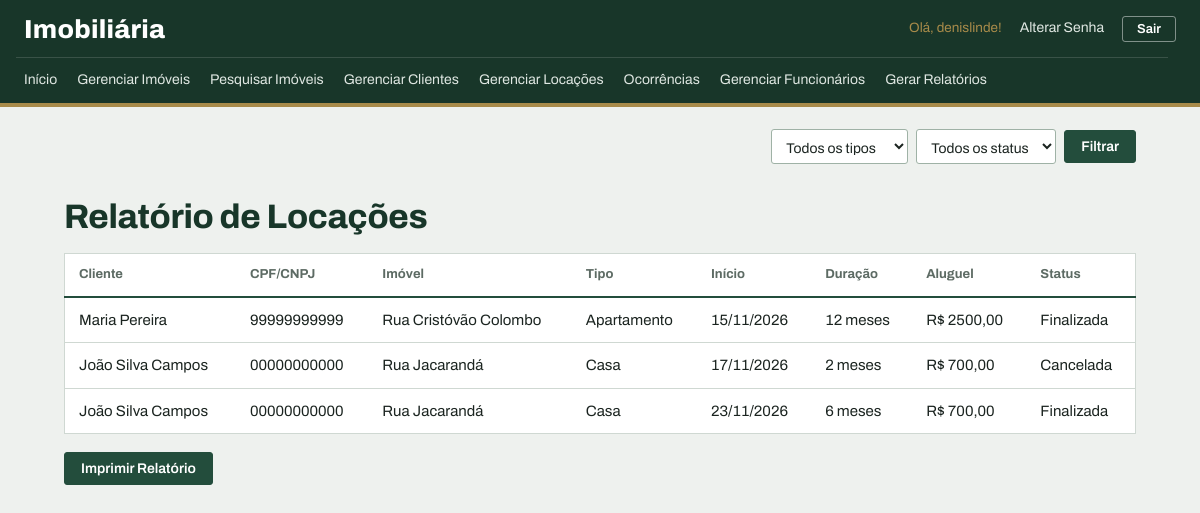
Screenshot of /relatorio/ (signed in) with the database file from the repository.
### meu_app/models.py (models this page shows, shortened)
class Locacao(models.Model):
    cliente = models.ForeignKey(Cliente, on_delete=models.PROTECT)
    imovel = models.ForeignKey(
        Imovel, on_delete=models.PROTECT, verbose_name="Imóvel")
    data_inicio = models.DateField(verbose_name="Data de início")
    duracao_meses = models.IntegerField(verbose_name="Duração (meses)")
    status = models.CharField(
        max_length=1, choices=STATUS_LOCACAO_CHOICES, default='P')
    data_cadastro = models.DateTimeField(auto_now_add=True)

class Cliente(models.Model):
    nome = models.CharField(max_length=100)
    sobrenome = models.CharField(max_length=100)
    cpf = models.CharField(max_length=18, unique=True, verbose_name="CPF/CNPJ")
    telefone = models.CharField(max_length=20)
    email = models.EmailField(blank=True, verbose_name="E-mail")
    endereco = models.CharField(
        max_length=200, null=True, verbose_name="Endereço")
    data_cadastro = models.DateTimeField(auto_now_add=True)
    def __str__(self):
        return self.nome + " " + self.sobrenome

class Imovel(models.Model):
    endereco = models.CharField(max_length=200, verbose_name="Endereço")
    tipo = models.CharField(max_length=1, choices=TIPO_CHOICES)
    numero_quartos = models.IntegerField(
        null=True, verbose_name="Número de quartos")
    metragem = models.IntegerField(null=True, verbose_name="Metragem (m²)")
    valor_aluguel = models.FloatField(
        default=0.0, verbose_name="Valor do aluguel")
    obs = models.CharField(max_length=200, blank=True,
                           verbose_name="Observações")
    situacao = models.CharField(
        max_length=1, choices=SITUACAO_CHOICES, default='D', verbose_name="Situação")
    data_cadastro = models.DateTimeField(auto_now_add=True)

### meu_app/views.py (the view)
# urls.py: path('relatorio/', views.gerar_relatorio, name='gerar_relatorio'),
@login_required
def gerar_relatorio(request):
    if not request.user.is_superuser:
        messages.error(
            request, 'Apenas administradores podem gerar relatórios')
        return redirect('index')
    tipo = request.GET.get('tipo', '')
    status = request.GET.get('status', '')
    locacoes = Locacao.objects.all().order_by('data_inicio')
    if tipo:
        locacoes = locacoes.filter(imovel__tipo=tipo)
    if status:
        locacoes = locacoes.filter(status=status)
    dados = {
        'locacoes': locacoes,
        'tipo': tipo,
        'status': status,
    }
    return render(request, 'relatorio_locacoes.html', dados)

### meu_app/templates/relatorio_locacoes.html (shortened to what this page needs)
{% load static %}
<!DOCTYPE html>
<html lang="pt-br">
<head>
    <link rel="stylesheet" href="{% static 'css/style.css' %}">
</head>
<body>
    <div class="nao-imprimir">
        {% include '_menu.html'%}
        <div class="form-pesquisa">
            <form method="GET">
                <select name="tipo">
                    <option value="">Todos os tipos</option>
                </select>
                <select name="status">
                    <option value="">Todos os status</option>
                </select>
                <button type="submit">Filtrar</button>
            </form>
        </div>
    </div>
    <h1> Relatório de Locações </h1>
    <div class="lista-funcionario">
        <table border="">
            <thead>
                <tr>
                    <th>Cliente</th>
                    <th>CPF/CNPJ</th>
                    <th>Imóvel</th>
                    <th>Tipo</th>
                    <th>Início</th>
                    <th>Duração</th>
                    <th>Aluguel</th>
                    <th>Status</th>
                </tr>
            </thead>
            <tbody>
                {% for locacao in locacoes %}
                <tr>
                    <td> {{ locacao.cliente }} </td>
                    <td> {{ locacao.cliente.cpf }} </td>
                    <td> {{ locacao.imovel.endereco }} </td>
                    <td> {{ locacao.imovel.get_tipo_display }} </td>
                    <td> {{ locacao.data_inicio|date:"d/m/Y" }} </td>
                    <td> {{ locacao.duracao_meses }} meses </td>
                    <td> R$ {{ locacao.imovel.valor_aluguel|floatformat:2 }} </td>
                    <td> {{ locacao.get_status_display }} </td>
                </tr>
                {% empty %}
                <tr>
                    <td colspan="8"> Nenhuma locação encontrada </td>
                </tr>
                {% endfor %}
            </tbody>
        </table>
        <button class="nao-imprimir" onclick="window.print()">
            Imprimir Relatório
        </button>
    </div>
</body>
</html>

### meu_app/templates/_menu.html (shortened to what this page needs)
<nav>
    <div>
        <a href="{% url 'index' %}"> Início </a>
        <a href="{% url 'listar_imoveis' %}"> Gerenciar Imóveis </a>
        <a href="{% url 'pesquisar_imoveis' %}"> Pesquisar Imóveis </a>
        <a href="{% url 'listar_clientes' %}"> Gerenciar Clientes </a>
        <a href="{% url 'listar_locacoes' %}"> Gerenciar Locações </a>
        <a href="{% url 'listar_ocorrencias' %}"> Ocorrências </a>
        {% if user.is_superuser %}
            <a href="{% url 'listar_funcionarios' %}"> Gerenciar Funcionários </a>
            <a href="{% url 'gerar_relatorio' %}"> Gerar Relatórios </a>
        {% endif %}
    </div>
    <div class="usuario-menu">
        {% if user.is_authenticated %}
            <span>Olá, {{ user.username }}!</span>
            <a href="{% url 'alterar_senha' %}">Alterar Senha</a>
            <form method="post" action="{% url 'logout' %}">
                <button type="submit" class="link-logout">Sair</button>
            </form>
        {% else %}
            <a href="{% url 'login' %}">Entrar</a>
        {% endif %}
    </div>
</nav>

### meu_app/static/css/style.css (style rules this page uses)
:root { --floresta: #234d3c; --floresta-escuro: #183629; --latao: #a88b4a; --papel: #eef1ee; --branco: #ffffff; --linha: #cfd8d2; --linha-forte: #9fb2a6; --tinta: #1b2420; --tinta-suave: #5d6b64; --alerta: #9e3a2a; --destaque-linha: #f3f6f3; --coluna: 1120px; --raio: 3px; }
body { margin: 0; background-color: var(--papel); color: var(--tinta); font-family: 'Archivo', 'Segoe UI', Arial, sans-serif; font-size: 15px; line-height: 1.5; font-variant-numeric: tabular-nums; }
h1 { max-width: var(--coluna); margin: 34px auto 18px auto; padding: 0 24px; box-sizing: border-box; text-align: left; color: var(--floresta-escuro); font-size: 34px; font-weight: 750; font-stretch: 75%; line-height: 1.1; letter-spacing: -0.01em; }
a { color: var(--floresta); }
nav { display: flex; flex-wrap: wrap; align-items: center; background-color: var(--floresta-escuro); border-bottom: 4px solid var(--latao); padding: 0 24px; }
nav::before { content: "Imobiliária"; order: 1; color: var(--branco); font-size: 26px; font-weight: 800; font-stretch: 62%; letter-spacing: 0.01em; padding: 10px 0 8px 0; }
.usuario-menu { order: 2; margin-left: auto; display: flex; align-items: center; gap: 12px; color: var(--latao); font-size: 13.5px; white-space: nowrap; }
nav > div:first-child { order: 3; flex-basis: 100%; display: flex; flex-wrap: wrap; gap: 4px; border-top: 1px solid rgba(255, 255, 255, 0.14); padding: 4px 0; margin-left: -8px; }
nav a { text-decoration: none; color: #dfe7e2; padding: 7px 8px; font-size: 14px; white-space: nowrap; border-bottom: 2px solid transparent; }
.usuario-menu a { padding: 4px 6px; }
.usuario-menu form { display: inline; margin: 0; }
.link-logout { background-color: transparent; color: var(--branco); border: 1px solid rgba(255, 255, 255, 0.45); border-radius: var(--raio); padding: 5px 14px; font-size: 13px; font-weight: 600; font-family: inherit; cursor: pointer; }
button, .botao-novo { display: inline-block; background-color: var(--floresta); color: var(--branco); border: 1px solid var(--floresta); border-radius: var(--raio); padding: 8px 16px; font-size: 14px; font-family: inherit; font-weight: 600; text-decoration: none; cursor: pointer; }
input[type="text"], input[type="number"], input[type="email"], input[type="password"], input[type="date"], select, textarea { padding: 8px 10px; border: 1px solid var(--linha-forte); border-radius: var(--raio); background-color: var(--branco); font-size: 14px; font-family: inherit; color: var(--tinta); }
.form-pesquisa { display: flex; justify-content: flex-end; max-width: var(--coluna); margin: 0 auto; padding: 22px 24px 0 24px; box-sizing: border-box; }
.form-pesquisa form { display: flex; flex-wrap: wrap; align-items: center; gap: 8px; }
.lista-funcionario { display: flex; flex-direction: column; align-items: flex-start; max-width: var(--coluna); margin: 0 auto 56px auto; padding: 0 24px; box-sizing: border-box; overflow-x: auto; }
.lista-funcionario > button, .lista-funcionario > p { margin-top: 18px; }
table { width: 100%; border-collapse: collapse; text-align: left; background-color: var(--branco); border: 1px solid var(--linha); }
th, td { padding: 11px 14px; border: none; border-bottom: 1px solid var(--linha); }
th { background-color: var(--branco); color: var(--tinta-suave); font-size: 13px; font-weight: 700; border-bottom: 2px solid var(--floresta); white-space: nowrap; }

### rows the page displays
Locacao: cliente "Maria Pereira", cliente.cpf "99999999999", imovel.endereco "Rua Cristóvão Colombo", imovel.tipo "Apartamento", data_inicio "15/11/2026", duracao_meses "12", imovel.valor_aluguel "2500,00", status "Finalizada"
Locacao: cliente "João Silva Campos", cliente.cpf "00000000000", imovel.endereco "Rua Jacarandá", imovel.tipo "Casa", data_inicio "17/11/2026", duracao_meses "2", imovel.valor_aluguel "700,00", status "Cancelada"
Locacao: cliente "João Silva Campos", cliente.cpf "00000000000", imovel.endereco "Rua Jacarandá", imovel.tipo "Casa", data_inicio "23/11/2026", duracao_meses "6", imovel.valor_aluguel "700,00", status "Finalizada"

### other values shown
{{ user.username }} "denislinde"
